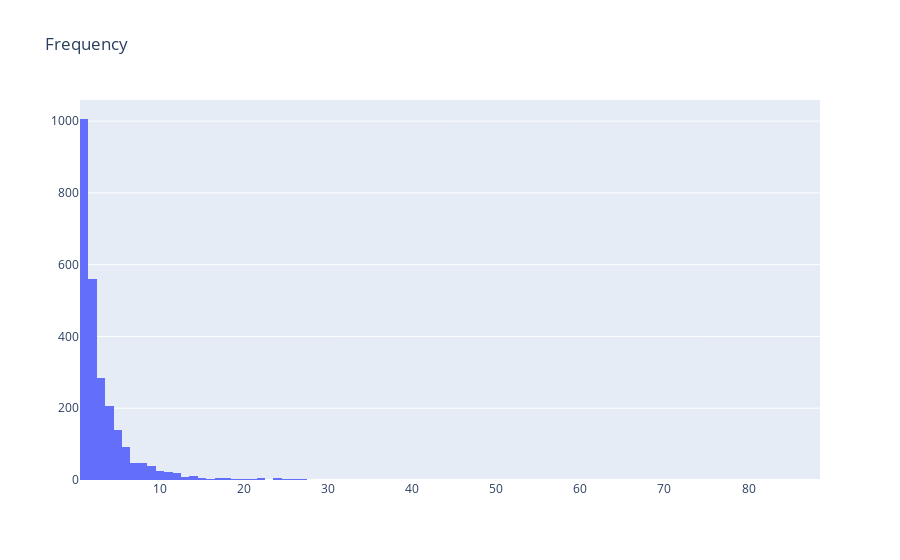

Source (notebook cell):
### Markdown cell above
##### Looking at frequency distribution

### Code cell
#plot recency
plot_data = [
    go.Histogram(
        x=df_rfm['Frequency']
    )
]

plot_layout = go.Layout(
        title='Frequency'
    )
fig = go.Figure(data=plot_data, layout=plot_layout)

fig

### Figure 1 — Plotly figure (JSON) as saved in the notebook; plotly's stock layout.template omitted (floating-point values rounded to 4 significant figures; data arrays with more than 128 entries replaced by an {"elided": "..."} marker saying what was removed)
{"data": [{"type": "histogram", "x": {"elided": "2568 int values"}}], "layout": {"title": {"text": "Frequency"}}}
